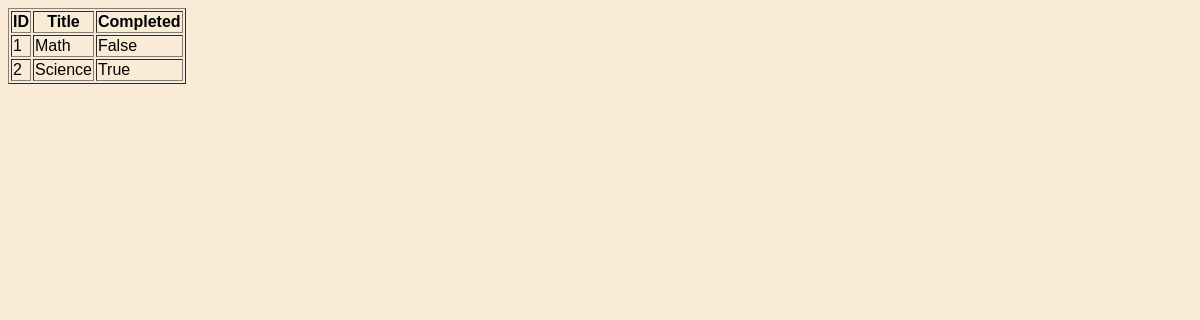
Before: /template/ with the older database file.
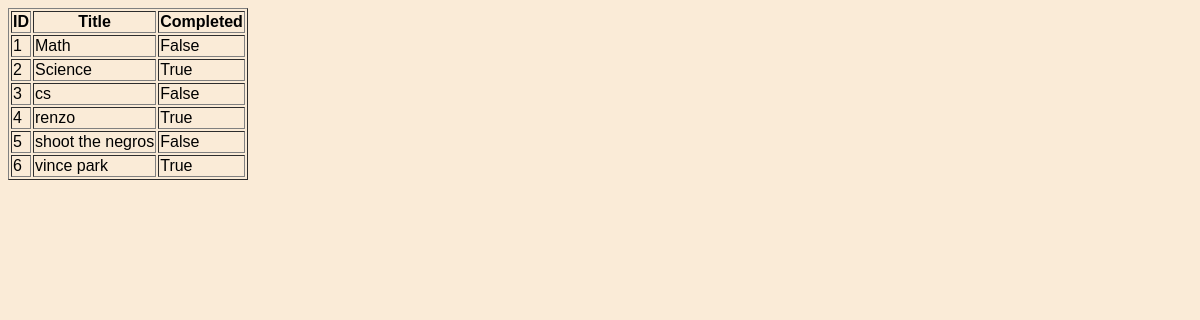
After: the same page with the newer database file.
### todoList/models.py (models this page shows, shortened)
class Todo(models.Model):
    title = models.CharField(max_length=200)
    description = models.TextField()
    completed = models.BooleanField(default=False)

### todoList/views.py (the view)
# urls.py: path('template/', views.template),
def template(request):
    mydata = Todo.objects.all()
    template = loader.get_template('template.html')
    context = {
        'mymembers': mydata,
    }
    return HttpResponse(template.render(context, request))

### todoList/templates/template.html (shortened to what this page needs)
{% extends "master.html" %}
{% block content %}
<table border='1'>
    <tr>
      <th>ID</th>
      <th>Title</th>
      <th>Completed</th>
    </tr>
    {% for x in mymembers %}
      <tr>
        <td>{{ x.id }}</td>
          <td>{{ x.title }}</td>
        <td>{{ x.completed }}</td>
      </tr>
    {% endfor %}
  </table>
{% endblock %}

Changed rows visible on the page:
added Todo: id "3", title "cs", completed "False"
added Todo: id "4", title "renzo", completed "True"
added Todo: id "5", title "shoot the negros", completed "False"
added Todo: id "6", title "vince park", completed "True"
